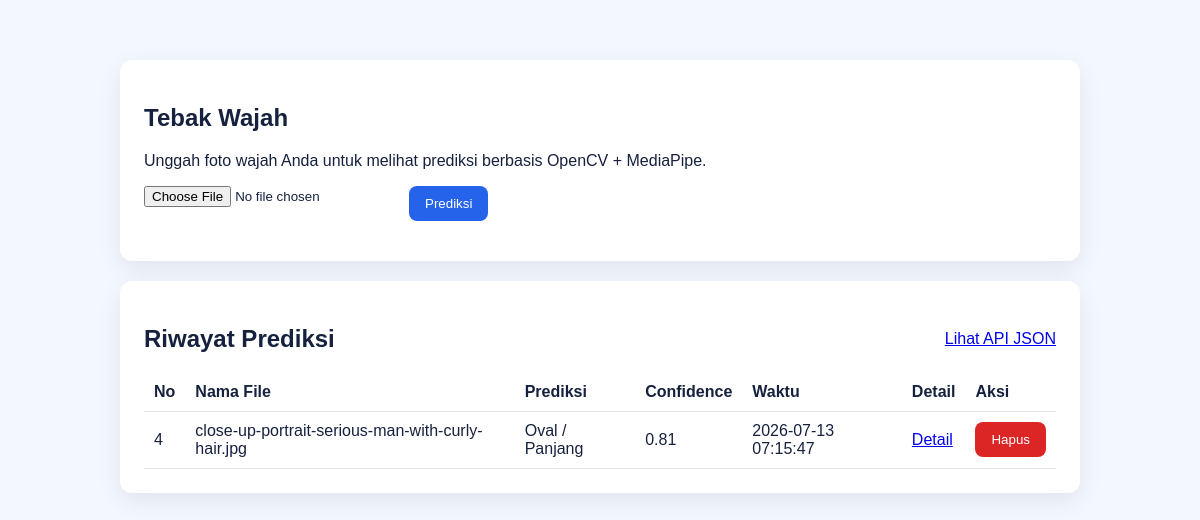
Before: / with the older database file.
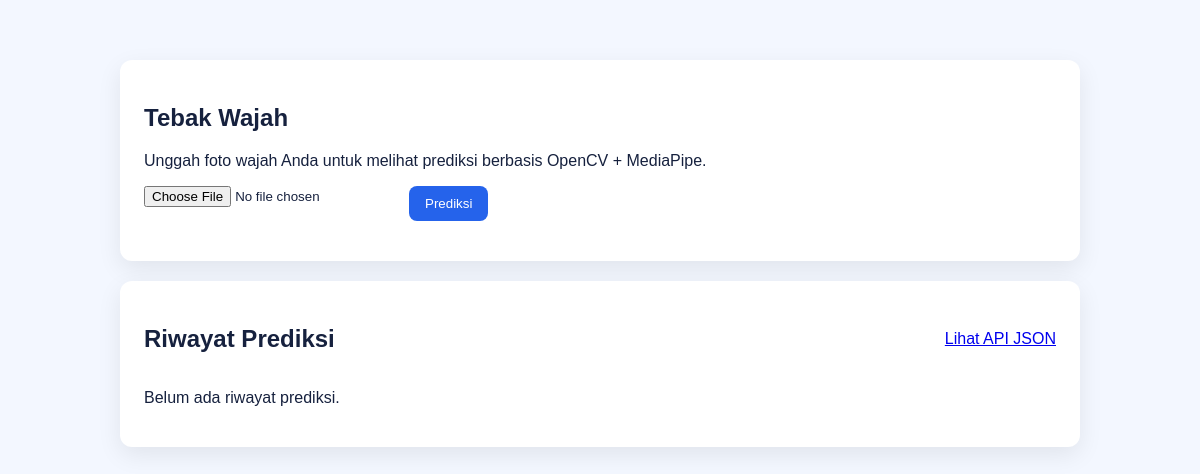
After: the same page with the newer database file.
### tables this page shows
CREATE TABLE predictions (
            id INTEGER PRIMARY KEY AUTOINCREMENT,
            filename TEXT NOT NULL,
            prediction TEXT NOT NULL,
            confidence REAL NOT NULL,
            created_at TIMESTAMP DEFAULT CURRENT_TIMESTAMP
        , image_path TEXT, details TEXT, face_width REAL DEFAULT 0, face_height REAL DEFAULT 0, forehead_width REAL DEFAULT 0, jaw_width REAL DEFAULT 0);

### app.py (the view, shortened to what this page needs)
@app.route("/", methods=["GET", "POST"])
def index():
    history = get_predictions()
    return render_template("index.html", history=history, prediction=None, confidence=None, uploaded_name=None, prediction_id=None)

### database/db.py (called while the page is built)
def get_connection():
    DB_PATH.parent.mkdir(parents=True, exist_ok=True)
    conn = sqlite3.connect(DB_PATH)
    conn.row_factory = sqlite3.Row
    return conn

def get_predictions(limit=10):
    conn = get_connection()
    rows = conn.execute(
        """
        SELECT id, filename, prediction, confidence, created_at, image_path, details, face_width, face_height, forehead_width, jaw_width
        FROM predictions ORDER BY id DESC LIMIT ?
        """,
        (limit,),
    ).fetchall()
    conn.close()
    return [dict(row) for row in rows]

### templates/index.html (shortened to what this page needs)
<!doctype html>
<html lang="id">
  <head>
    <link rel="stylesheet" href="{{ url_for('static', filename='css/style.css') }}" />
  </head>
  <body>
    <main class="container">
      <section class="card">
        <h1>Tebak Wajah</h1>
        <p>Unggah foto wajah Anda untuk melihat prediksi berbasis OpenCV + MediaPipe.</p>
        <form action="{{ url_for('index') }}" method="post" enctype="multipart/form-data">
          <input type="file" name="file" accept="image/*" required />
          <button type="submit">Prediksi</button>
        </form>
      </section>
      <section class="card">
        <div class="history-head">
          <h2>Riwayat Prediksi</h2>
          <a href="{{ url_for('api_history') }}">Lihat API JSON</a>
        </div>
        {% if history %}
          <table>
            <thead>
              <tr>
                <th>No</th>
                <th>Nama File</th>
                <th>Prediksi</th>
                <th>Confidence</th>
                <th>Waktu</th>
                <th>Detail</th>
                <th>Aksi</th>
              </tr>
            </thead>
            <tbody>
              {% for item in history %}
                <tr>
                  <td>{{ item.id }}</td>
                  <td>{{ item.filename }}</td>
                  <td>{{ item.prediction }}</td>
                  <td>{{ item.confidence }}</td>
                  <td>{{ item.created_at }}</td>
                  <td><a href="{{ url_for('detail_result', prediction_id=item.id) }}">Detail</a></td>
                  <td>
                    <form action="{{ url_for('delete_history', prediction_id=item.id) }}" method="post" class="inline-form">
                      <button class="danger" type="submit">Hapus</button>
                    </form>
                  </td>
                </tr>
              {% endfor %}
            </tbody>
          </table>
        {% else %}
          <p>Belum ada riwayat prediksi.</p>
        {% endif %}
      </section>
    </main>
  </body>
</html>

### static/css/style.css (style rules this page uses)
body { font-family: Arial, sans-serif; background: #f3f7ff; color: #16213e; margin: 0; padding: 0; }
.container { max-width: 960px; margin: 40px auto; padding: 20px; }
.card { background: #fff; border-radius: 12px; padding: 24px; box-shadow: 0 8px 24px rgba(0, 0, 0, 0.08); margin-bottom: 20px; }
form { display: flex; gap: 12px; flex-wrap: wrap; margin: 16px 0; }
button { background: #2563eb; color: white; border: none; border-radius: 8px; padding: 10px 16px; cursor: pointer; }
.history-head { display: flex; justify-content: space-between; align-items: center; gap: 12px; }

Changed rows visible on the page:
removed predictions: id "4", filename "close-up-portrait-serious-man-with-curly-hair.jpg", prediction "Oval / Panjang", confidence "0.81", created_at "2026-07-13 07:15:47"
Other visible differences:
text no longer shown: "No Nama File Prediksi Confidence Waktu Detail Aksi"
text now shown: "Belum ada riwayat prediksi."
